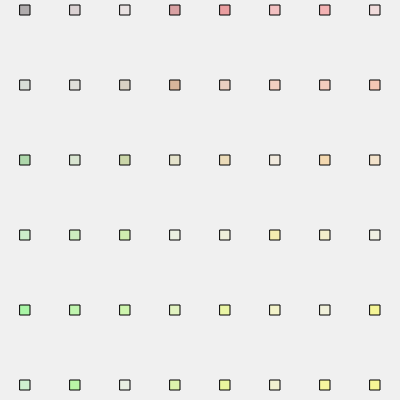
Frame 1 (no input)
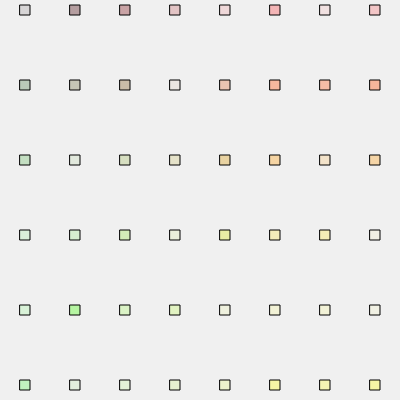
Frame 60 (no input)
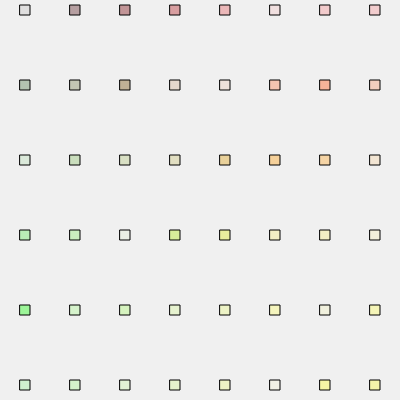
Frame 120 (the mouse pressed at the canvas centre since frame 60)

The p5.js sketch that drew these frames (run headless with seeded random() and noise() and a simulated clock; from frame 60 on, the mouse is pressed at the canvas centre):

// p5.js sketch
// ── sketch.js
//For future reference, where would I have to put fill color so that it doesn't flicker?

function setup() {
  createCanvas(400, 400);
}

function draw() {
  background(240);

  for (x = 20; x <= width; x = x + 50) {
    for (y = 5; y <= height; y = y + 75) {
      fill(x, y, 10, random(10, 100));
      rect(x, y, 10);
    }
  }
}

// https://editor.p5js.org/qiqirathwang/sketches/Sh4WcwKHY
// ICM Week 4 Exercise 6 Teresa
